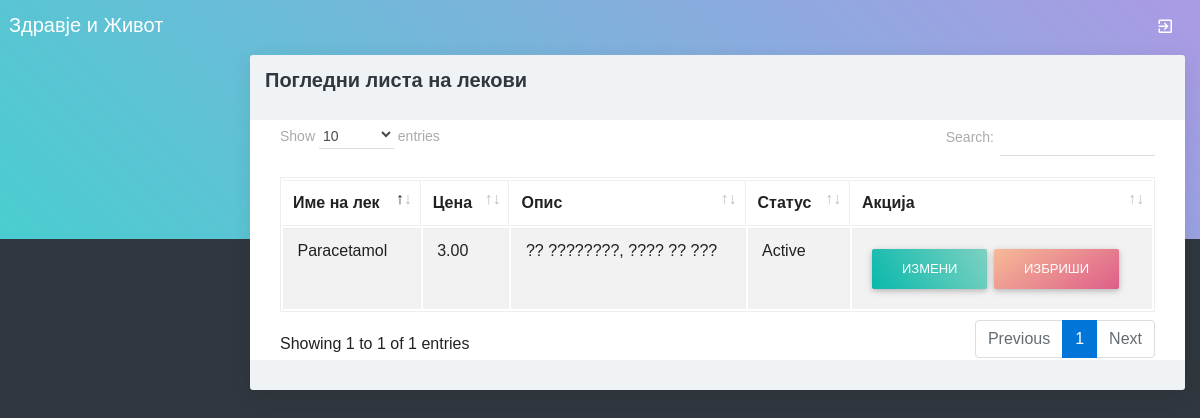
The page /viewmedicine.php on the database its author committed.
### tables this page shows
CREATE TABLE `medicine` (
  `medicineid` int(10) NOT NULL,
  `medicinename` varchar(25) NOT NULL,
  `medicinecost` float(10,2) NOT NULL,
  `description` text NOT NULL,
  `status` varchar(10) NOT NULL
);

### viewmedicine.php (the view, shortened to what this page needs)
<?php
include("adformheader.php");
include("dbconnection.php");
?>
<div class="container-fluid">
  <div class="block-header">
    <h2>Погледни листа на лекови</h2>
  </div>
</div>
<div class="card">
  <section class="container">
    <table class="table table-bordered table-striped table-hover js-basic-example dataTable">
          <thead>
            <tr>
              <th>Име на лек</th>
              <th>Цена</th>
              <th>Опис</th>
              <th>Статус</th>
              <th>Акција</th>
            </tr>
          </thead>
          <tbody>
            <?php
            $sql ="SELECT * FROM medicine";
            $qsql = mysqli_query($con,$sql);
            while($rs = mysqli_fetch_array($qsql))
            {
              echo "<tr>
              <td>&nbsp;$rs[medicinename]</td>
              <td>&nbsp;$rs[medicinecost]</td>
              <td>&nbsp;$rs[description]</td>
              <td>&nbsp;$rs[status]</td>
              <td>&nbsp;
              <a href='medicine.php?editid=$rs[medicineid]' class='btn btn-raised g-bg-cyan'>Измени</a>
              <a href='viewmedicine.php?delid=$rs[medicineid]' class='btn btn-raised g-bg-blush2'>Избриши</a></td>
              </tr>";
            }
            ?>
          </tbody>
        </table>
      </section>
    </div>
<?php
include("adformfooter.php");
?>

### rows shown on the page
medicine: medicinename "Paracetamol", medicinecost "3.00", description "?? ????????, ???? ?? ???", status "Active"
